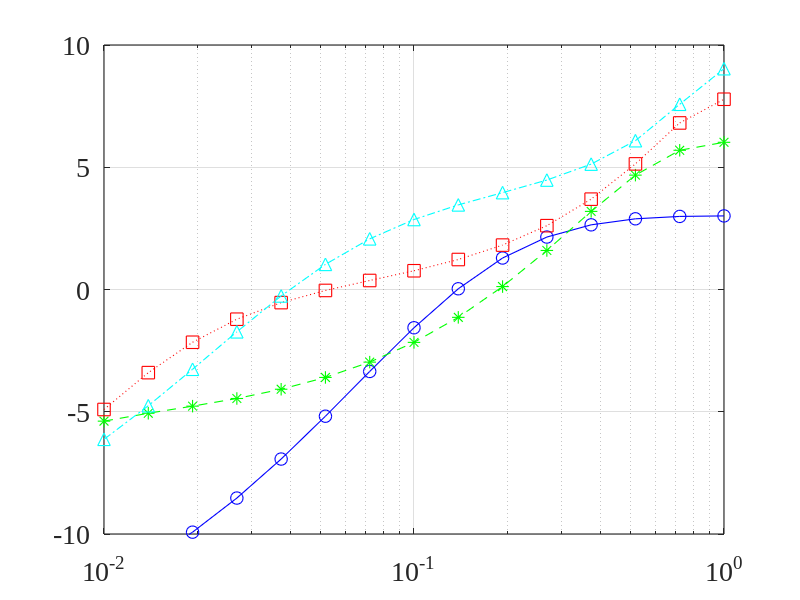
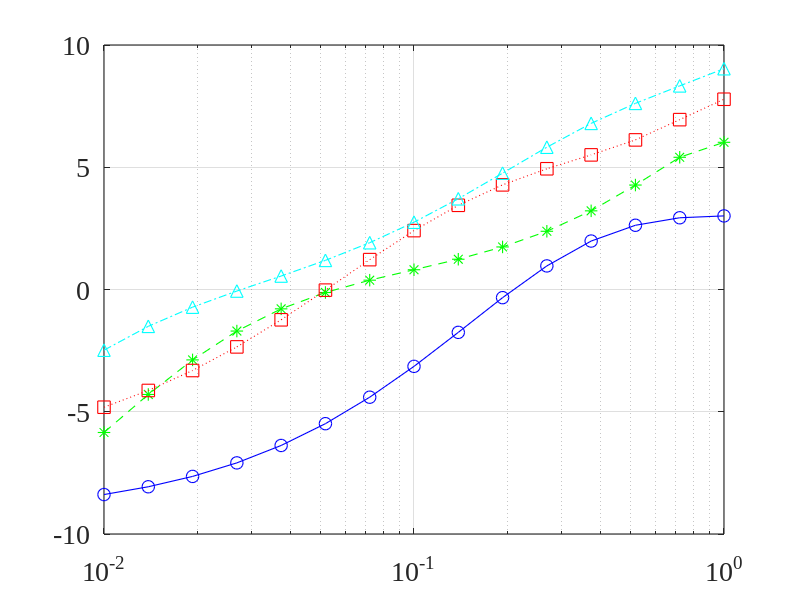
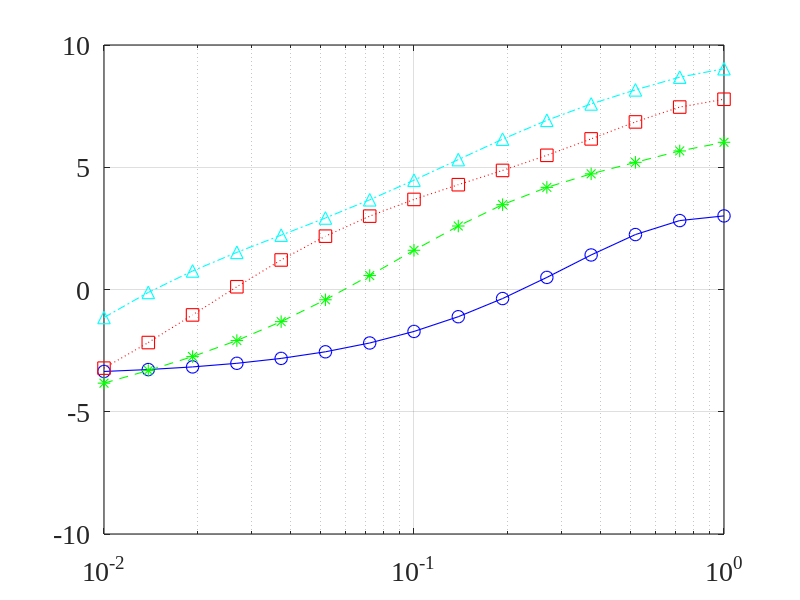
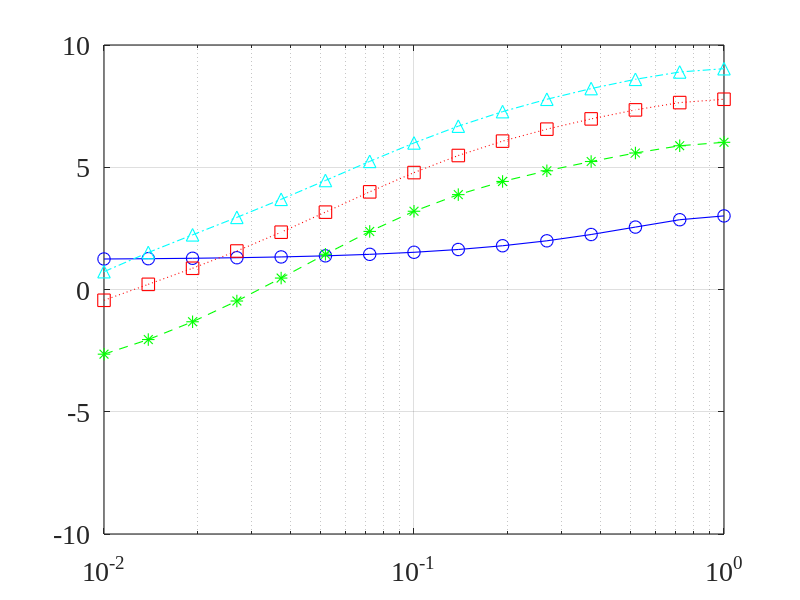

MATLAB code to generate these figures, in order:
close all; clc; clear all;
linewd = 0.8;
hcfontsize = 20;
MarkerSize=9;
c=340;

theta_d=0/180*pi;
delta=1e-2;
f_vec=[1 2 4 8]*1e3;  % frequencies

M_values=[2 4 6 8]; % Number of sensors

alpha_values=logspace(-2,0,15)';  % frequency

W1_dB_values=zeros(length(alpha_values),length(M_values));
W2_dB_values=zeros(length(alpha_values),length(M_values));
W3_dB_values=zeros(length(alpha_values),length(M_values));
W4_dB_values=zeros(length(alpha_values),length(M_values));

for idxM=1:length(M_values)
    M=M_values(idxM);
    [m_mat,n_mat]=meshgrid(1:M,1:M);
    for idx_a=1:length(alpha_values)
        alpha=alpha_values(idx_a);
        fk=f_vec(1);
        d=exp(-1i*2*pi*fk*delta/c*(0:M-1)'*cos(theta_d));
        Gamma0=sinc(2*fk*delta/c*(m_mat-n_mat));
        Gamma_alpha=(1-alpha)*Gamma0+alpha*eye(M);
        h=(Gamma_alpha\d)/(d'/Gamma_alpha*d);
        W1_dB_values(idx_a,idxM)=10*log10(abs(h'*d)^2/(h'*h));
        fk=f_vec(2);
        d=exp(-1i*2*pi*fk*delta/c*(0:M-1)'*cos(theta_d));
        Gamma0=sinc(2*fk*delta/c*(m_mat-n_mat));
        Gamma_alpha=(1-alpha)*Gamma0+alpha*eye(M);
        h=(Gamma_alpha\d)/(d'/Gamma_alpha*d);
        W2_dB_values(idx_a,idxM)=10*log10(abs(h'*d)^2/(h'*h));
        fk=f_vec(3);
        d=exp(-1i*2*pi*fk*delta/c*(0:M-1)'*cos(theta_d));
        Gamma0=sinc(2*fk*delta/c*(m_mat-n_mat));
        Gamma_alpha=(1-alpha)*Gamma0+alpha*eye(M);
        h=(Gamma_alpha\d)/(d'/Gamma_alpha*d);
        W3_dB_values(idx_a,idxM)=10*log10(abs(h'*d)^2/(h'*h));
        fk=f_vec(4);
        d=exp(-1i*2*pi*fk*delta/c*(0:M-1)'*cos(theta_d));
        Gamma0=sinc(2*fk*delta/c*(m_mat-n_mat));
        Gamma_alpha=(1-alpha)*Gamma0+alpha*eye(M);
        h=(Gamma_alpha\d)/(d'/Gamma_alpha*d);
        W4_dB_values(idx_a,idxM)=10*log10(abs(h'*d)^2/(h'*h));
    end
end

figure
semilogx(alpha_values,W1_dB_values(:,1),'-bo','linewidth',linewd, 'MarkerSize',MarkerSize);
hold on
semilogx(alpha_values,W1_dB_values(:,2),'--g*','linewidth',linewd, 'MarkerSize',MarkerSize);
semilogx(alpha_values,W1_dB_values(:,3),':rs','linewidth',linewd, 'MarkerSize',MarkerSize);
semilogx(alpha_values,W1_dB_values(:,4),'-.c^','linewidth',linewd, 'MarkerSize',MarkerSize);
hold off
set(gca, 'Color', [1, 1, 1]); 
set(gca, 'FontName', 'Times New Roman');
set(gca, 'FontSize', hcfontsize);
set(gca, 'LineWidth', linewd); 
set(gca,'YLim',[-10 10]);
box on; grid on;

figure
semilogx(alpha_values,W2_dB_values(:,1),'-bo','linewidth',linewd, 'MarkerSize',MarkerSize);
hold on
semilogx(alpha_values,W2_dB_values(:,2),'--g*','linewidth',linewd, 'MarkerSize',MarkerSize);
semilogx(alpha_values,W2_dB_values(:,3),':rs','linewidth',linewd, 'MarkerSize',MarkerSize);
semilogx(alpha_values,W2_dB_values(:,4),'-.c^','linewidth',linewd, 'MarkerSize',MarkerSize);
hold off
set(gca, 'Color', [1, 1, 1]); 
set(gca, 'FontName', 'Times New Roman');
set(gca, 'FontSize', hcfontsize);
set(gca, 'LineWidth', linewd); 
set(gca,'YLim',[-10 10]);
box on; grid on;

figure
semilogx(alpha_values,W3_dB_values(:,1),'-bo','linewidth',linewd, 'MarkerSize',MarkerSize);
hold on
semilogx(alpha_values,W3_dB_values(:,2),'--g*','linewidth',linewd, 'MarkerSize',MarkerSize);
semilogx(alpha_values,W3_dB_values(:,3),':rs','linewidth',linewd, 'MarkerSize',MarkerSize);
semilogx(alpha_values,W3_dB_values(:,4),'-.c^','linewidth',linewd, 'MarkerSize',MarkerSize);
hold off
set(gca, 'Color', [1, 1, 1]); 
set(gca, 'FontName', 'Times New Roman');
set(gca, 'FontSize', hcfontsize);
set(gca, 'LineWidth', linewd); 
set(gca,'YLim',[-10 10]);
box on; grid on;

figure
semilogx(alpha_values,W4_dB_values(:,1),'-bo','linewidth',linewd, 'MarkerSize',MarkerSize);
hold on
semilogx(alpha_values,W4_dB_values(:,2),'--g*','linewidth',linewd, 'MarkerSize',MarkerSize);
semilogx(alpha_values,W4_dB_values(:,3),':rs','linewidth',linewd, 'MarkerSize',MarkerSize);
semilogx(alpha_values,W4_dB_values(:,4),'-.c^','linewidth',linewd, 'MarkerSize',MarkerSize);
hold off
set(gca, 'Color', [1, 1, 1]); 
set(gca, 'FontName', 'Times New Roman');
set(gca, 'FontSize', hcfontsize);
set(gca, 'LineWidth', linewd); 
set(gca,'YLim',[-10 10]);
box on; grid on;
